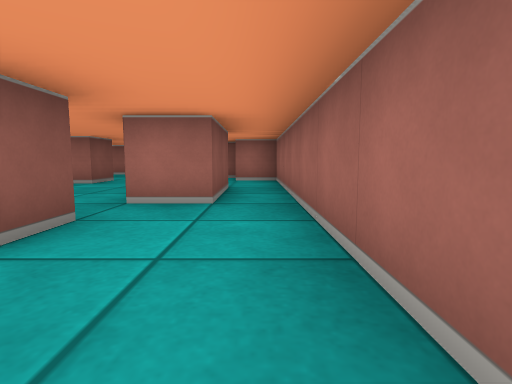
[1] (above)

24 first-person views from a walk through a cub3D ray-caster map. The camera is about half as high as the walls, tilts 6° down and sees 80° across. The floor is counted in squares. Each view is taken from the middle of a square. On the plan, view 1 faces up. The plan holds only what a view shows up to about 9 squares ahead; the rest is blank.

[2]
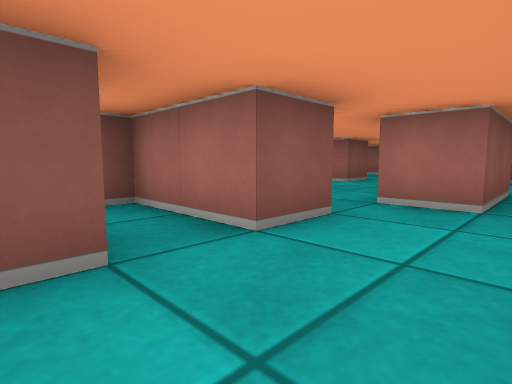

[3]
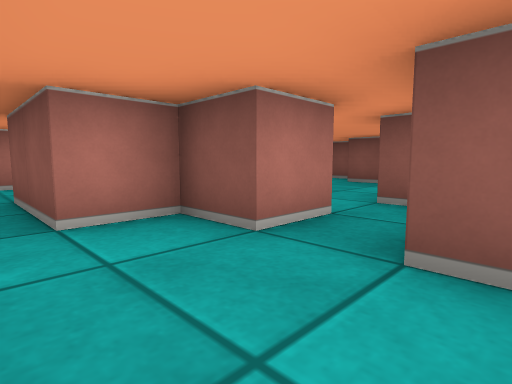

[4]
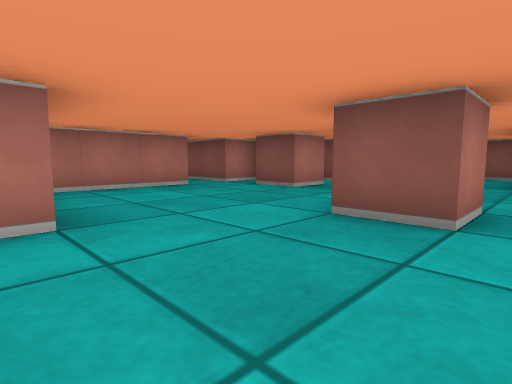

[5]
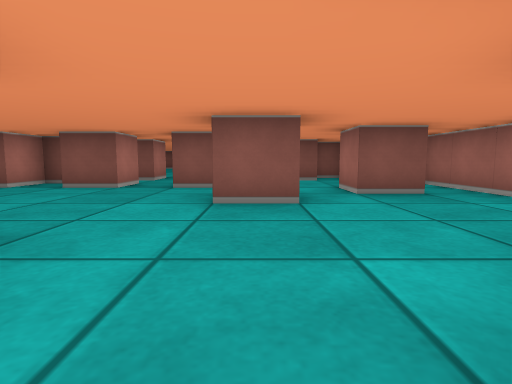

[6]
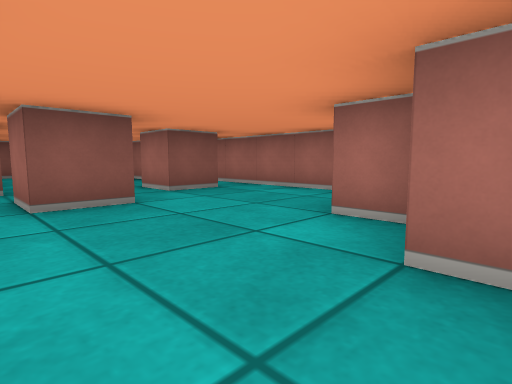

[7]
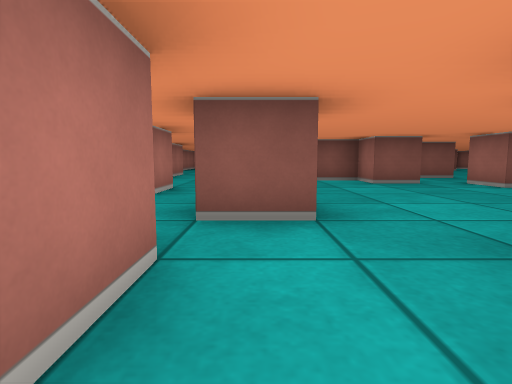

[8]
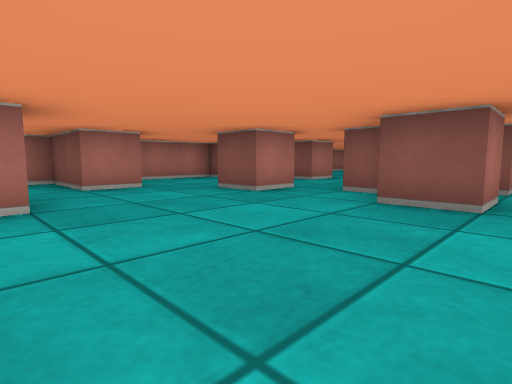

[9]
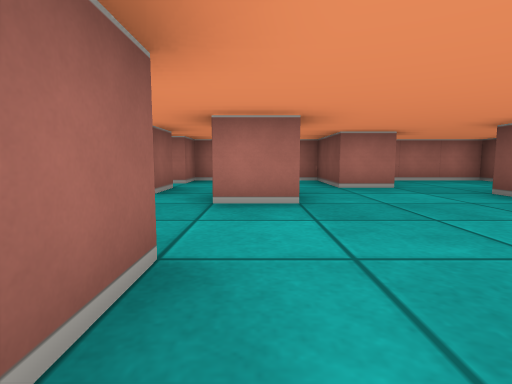

[10]
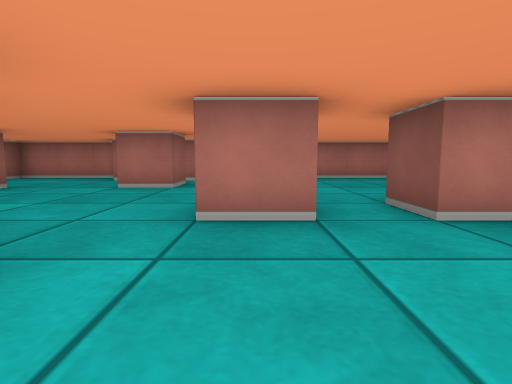

[11]
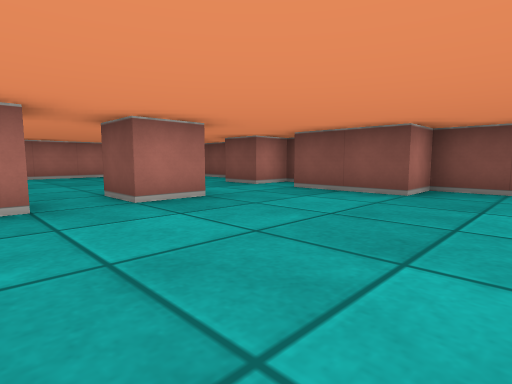

[12]
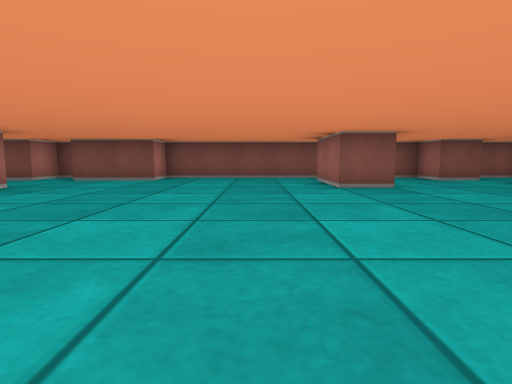

[13]
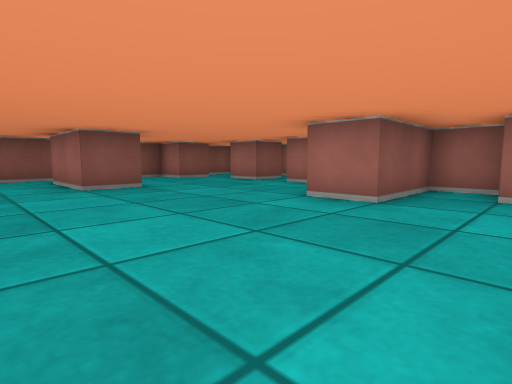

[14]
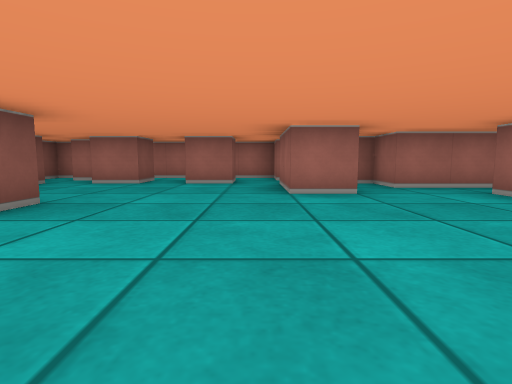

[15]
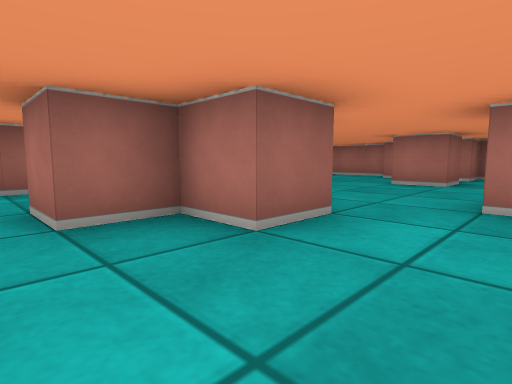

[16]
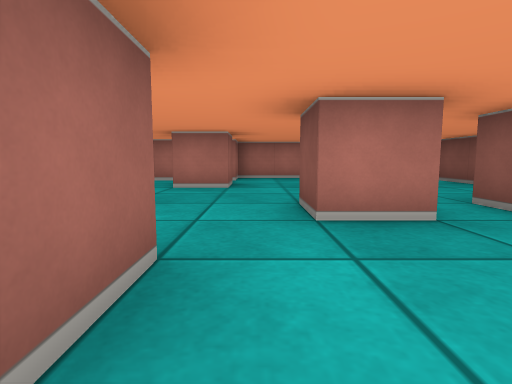

[17]
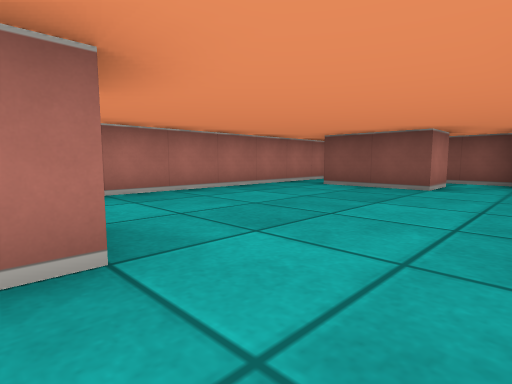

[18]
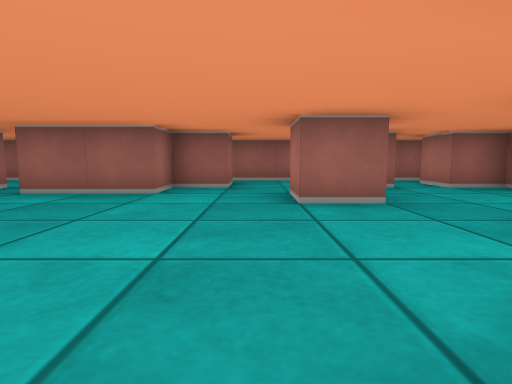

[19]
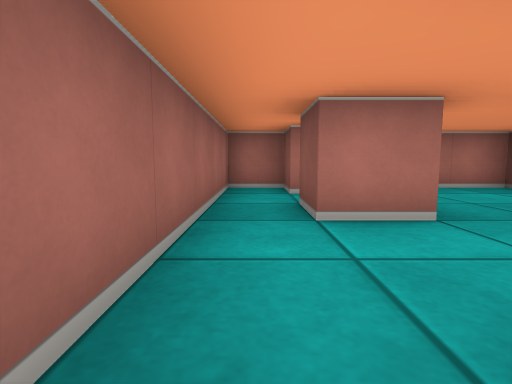

[20]
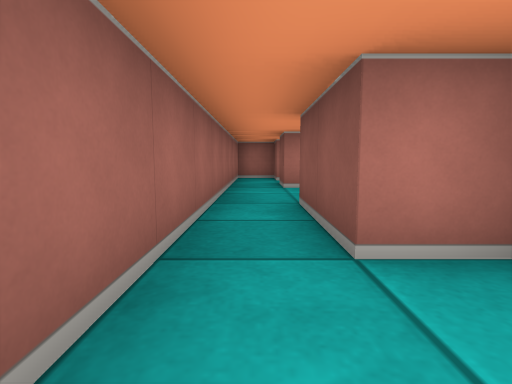

[21]
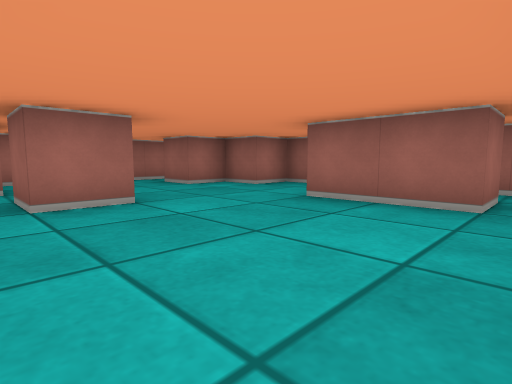

[22]
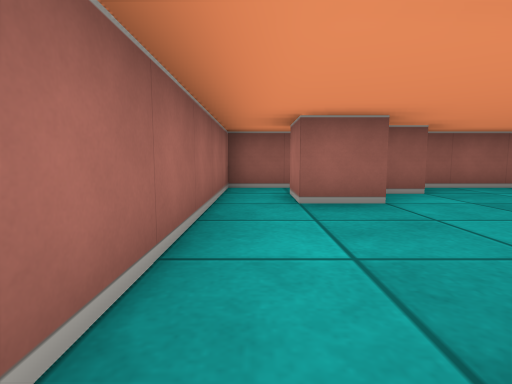

[23]
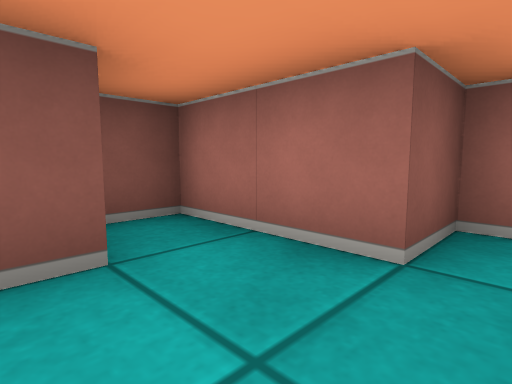

[24]
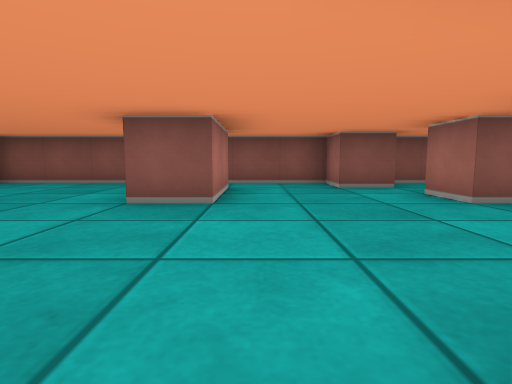

### Floor plan
Key: @ floor where view 1 was taken; # wall or solid block; . floor.
Columns run from 18 left of view 1 to 1 right of it. Each row starts with its distance up from view 1.
 11 ########   #########
 10 #.##...#####.......#
  9 #..#.#.###...#...###
  8 ##.....#.##.......##
  7 #......#......#....#
  6 #.........#.#......#
  5 #.##.............#.#
  4 #.........###....#.#
  3 #..........##......#
  2 #...........#.###..#
  1 #....... #..#.#....#
  0 ##......##......#.@#
 -1 ##.......###....##.#
 -2 #...#.#...#......#.#
 -3 ##.................#
 -4 #..........#...#...#
 -5 #.#.....#........#.#
 -6   #..........#.....#
 -7   ......##...#...#.#
 -8  ###################

Positions as (right, up) in squares from view 1, and headings:
1: (0, 0), facing up
2: (0, 0), facing up-left
3: (0, 2), facing down-left
4: (-1, 8), facing down-left
5: (0, 7), facing left
6: (0, 6), facing up-left
7: (0, -4), facing left
8: (-3, 0), facing down-left
9: (-3, 0), facing down
10: (-12, 1), facing down
11: (-12, 2), facing down-left
12: (-9, 3), facing left
13: (-9, 3), facing up-left
14: (-12, 2), facing up
15: (-12, 2), facing down-right
16: (-11, 1), facing down
17: (-10, -3), facing down-left
18: (-7, -3), facing right
19: (0, -2), facing down
20: (0, 1), facing down
21: (-5, 3), facing up-right
22: (-5, 10), facing right
23: (-6, 8), facing up-left
24: (-11, 6), facing left
